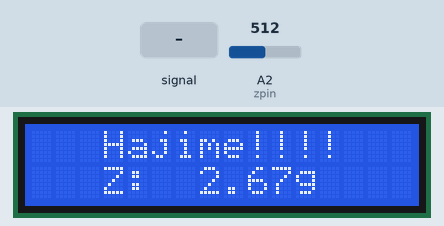
A sketch run on a simulated Arduino Uno, built with avr-gcc and run on an emulated ATmega328P. Parts: 16×2 character LCD. The inputs (shaded band) are chosen by the test bench; at power-on: A2 (zpin) = 512. What the sketch prints to the serial monitor is not drawn.

Above: at 1.2 s.
1.3 s: A2 (zpin) fed a 200 Hz sine of ±81 counts around its level
At 2.4 s:
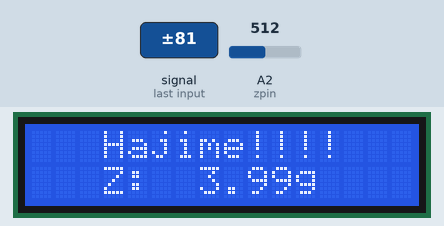
3.0 s: A2 (zpin) set to 716
At 4.5 s:
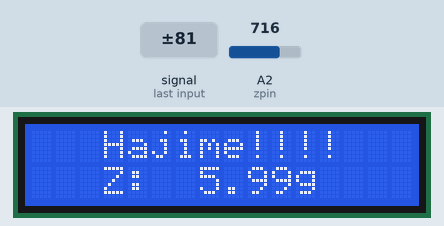
4.8 s: A2 (zpin) set to 900
At 5.7 s:
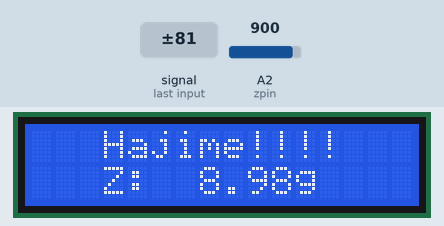
6.6 s: A2 (zpin) set to 1023
At 8.0 s:
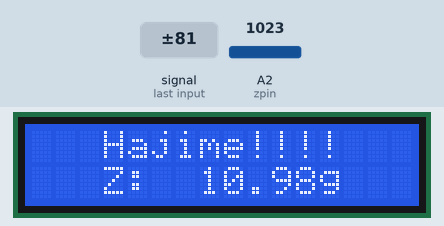
Timing chart, 0 to 9.3 s (numbered marks = the images above; inputs shaded):
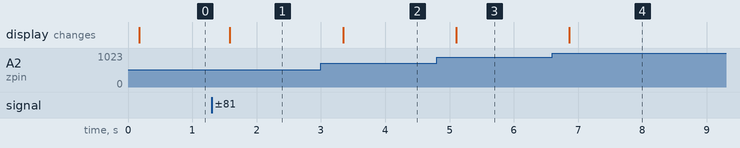

Measured:
- after the input at 1.3 s, the display: changes after 0.29 s (image 1)
- after the input at 3.0 s, the display: changes after 0.35 s (image 2)
- after the input at 4.8 s, the display: changes after 0.30 s (image 3)
- after the input at 6.6 s, the display: changes after 0.26 s (image 4)

The sketch:

shinaidouble.ino
```cpp
#include <Wire.h>
#include <LiquidCrystal_I2C.h>

LiquidCrystal_I2C lcd(0x27, 16, 2);

const int zpin = A2;
double z;
double zVal;
double acceleration;
double max = 0;

float aList[500] = {0};

void setup() {

    //lcd setup
    lcd.init();
    lcd.backlight();

    //means start in Japanese
    lcd.print("   Hajime!!!!");

    Serial.begin(9600);
}

void loop() {


    for (int i=1; i<500; i++){
      aList[i] = accCalc();


      if (aList[i] > max){
        max = aList[i];
      }

    }

    Serial.print(max);
    Serial.print("\t");

    lcd.setCursor(0,1);
    lcd.print("   Z:  ");
    lcd.print(max);
    lcd.print("g");
    lcd.print("    ");

    delay(250);
}

//calculations to determine acceleration
double accCalc(){
    z = analogRead(zpin);
    //convert reading to voltage
    zVal = (z/1024)*5;
    //convert voltage to acceleration (g)
    acceleration = (zVal - 1.7)/0.3;

    return acceleration;

    }
```
